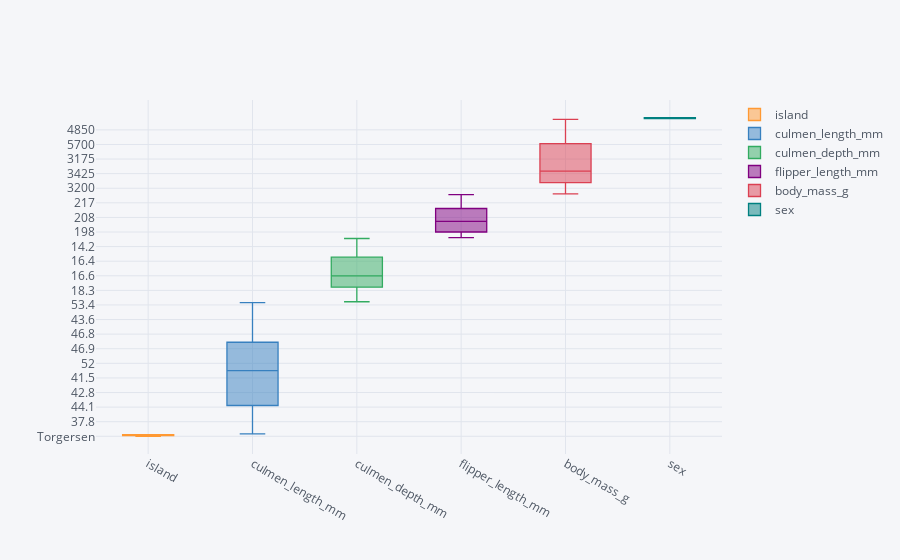

The notebook cell saved with this chart:
### Code cell
cf.go_offline()
df.iloc[:,1:].iplot(kind="box")

### Figure 1 — Plotly figure (JSON) as saved in the notebook; plotly's stock layout.template omitted (floating-point values rounded to 4 significant figures; data arrays with more than 128 entries replaced by an {"elided": "..."} marker saying what was removed)
{"data": [{"boxpoints": false, "line": {"width": 1.3}, "marker": {"color": "rgba(255, 153, 51, 1.0)"}, "name": "island", "orientation": "v", "type": "box", "y": {"elided": "334 str values"}}, {"boxpoints": false, "line": {"width": 1.3}, "marker": {"color": "rgba(55, 128, 191, 1.0)"}, "name": "culmen_length_mm", "orientation": "v", "type": "box", "y": {"elided": "334 float values"}}, {"boxpoints": false, "line": {"width": 1.3}, "marker": {"color": "rgba(50, 171, 96, 1.0)"}, "name": "culmen_depth_mm", "orientation": "v", "type": "box", "y": {"elided": "334 float values"}}, {"boxpoints": false, "line": {"width": 1.3}, "marker": {"color": "rgba(128, 0, 128, 1.0)"}, "name": "flipper_length_mm", "orientation": "v", "type": "box", "y": {"elided": "334 int values"}}, {"boxpoints": false, "line": {"width": 1.3}, "marker": {"color": "rgba(219, 64, 82, 1.0)"}, "name": "body_mass_g", "orientation": "v", "type": "box", "y": {"elided": "334 int values"}}, {"boxpoints": false, "line": {"width": 1.3}, "marker": {"color": "rgba(0, 128, 128, 1.0)"}, "name": "sex", "orientation": "v", "type": "box", "y": {"elided": "334 str values"}}], "layout": {"legend": {"bgcolor": "#F5F6F9", "font": {"color": "#4D5663"}}, "paper_bgcolor": "#F5F6F9", "plot_bgcolor": "#F5F6F9", "title": {"font": {"color": "#4D5663"}}, "xaxis": {"gridcolor": "#E1E5ED", "showgrid": true, "tickfont": {"color": "#4D5663"}, "title": {"font": {"color": "#4D5663"}, "text": ""}, "zerolinecolor": "#E1E5ED"}, "yaxis": {"gridcolor": "#E1E5ED", "showgrid": true, "tickfont": {"color": "#4D5663"}, "title": {"font": {"color": "#4D5663"}, "text": ""}, "zerolinecolor": "#E1E5ED"}}}
